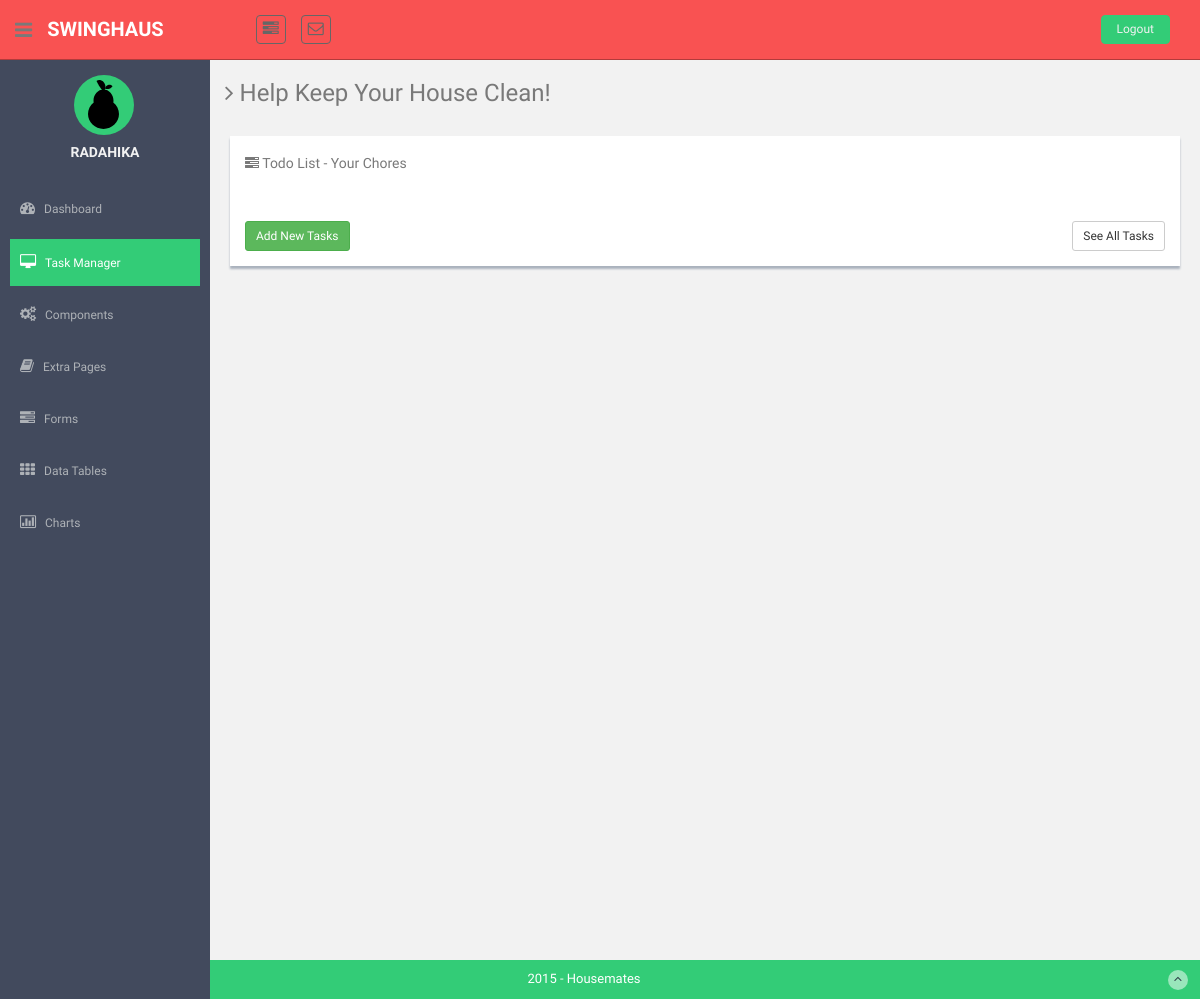
The app's page /chores (signed in), older data.
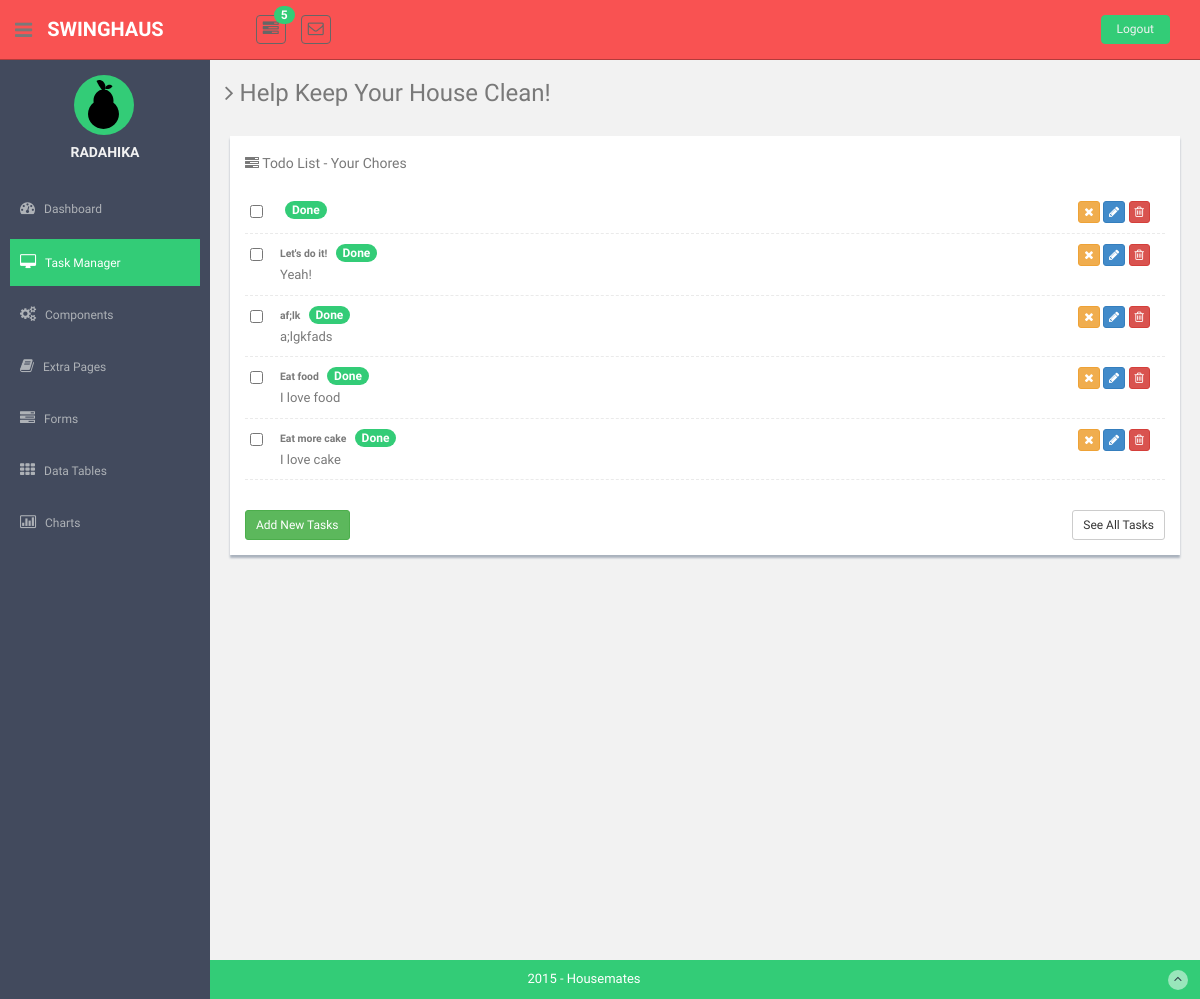
The same page, newer data.
### app/models.py (models this page shows, shortened)
class House(db.Model):
    __tablename__ = 'house'
    id = db.Column(db.Integer, primary_key=True)
    housename = db.Column(db.String(64), index=True, unique=True)
    password_hash = db.Column(db.String(128))
    users = db.relationship('User', backref='home', lazy='dynamic')
    chores = db.relationship('Chore', backref='home', lazy='dynamic')
    events = db.relationship('Event', backref='home', lazy='dynamic')
    messages = db.relationship('Message', backref='home', lazy='dynamic')

class User(db.Model):
    __tablename__ = 'user'
    id = db.Column(db.Integer, primary_key=True)
    username  = db.Column(db.String(64), index=True, unique=True)
    password_hash = db.Column(db.String(128))
    token = db.Column(db.String(128))
    email = db.Column(db.String(120), index=True, unique=True)
    phone_number = db.Column(db.String(10))
    house_id = db.Column(db.Integer, db.ForeignKey('house.id'))
    chores = db.relationship('Chore', backref='author', lazy='dynamic')
    messages = db.relationship('Message', backref='Message.sender_id', primaryjoin='User.id==Message.receiver_id', lazy='dynamic')
    def get_housename(self):
        return str(self.home.housename)
    def chore_count(self):
        return len(self.chores.all())
    def sorted_chores(self):
        return self.chores.order_by(Chore.timestamp.desc())
    def unread_messages(self):
        unread = 0
        for m in self.messages:
            if not m.read:
                unread += 1
        return unread

class Chore(db.Model):
    __tablename__ = 'chore'
    id = db.Column(db.Integer, primary_key = True)
    title = db.Column(db.String(64))
    description = db.Column(db.String(140))
    status = db.Column(db.Boolean, default=False) #Initalize all chores as incompleted
    timestamp = db.Column(db.DateTime)
    house_id = db.Column(db.Integer, db.ForeignKey('house.id'))
    user_id = db.Column(db.Integer, db.ForeignKey('user.id'))
    def get_status(self):
        if self.status:
            return 'Done'
        return 'In Progress'

### app/views.py (the view)
@app.route('/chores', methods=['GET', 'POST'])
@app.route('/chores/<int:page>', methods=['GET', 'POST'])
@login_required
def chores(page=1):
    user = g.user
    messages = user.messages.paginate(page, MESSAGES_PER_PAGE, False)
    chores = user.sorted_chores().paginate(page, CHORES_PER_PAGE, False)
    return render_template('todo_list.html',
                            title='Chores',
                            user=user,
                            messages=messages,
                            chores=chores)

### app/views.py (called while the page is built)
@lm.user_loader
def load_user(id):
    return User.query.get(int(id))

@app.before_request
def before_request():
    g.user = current_user

### app/templates/todo_list.html (shortened to what this page needs)
        {% extends "base.html" %}
        {% block content %}
        <h3><i class="fa fa-angle-right"></i> Help Keep Your House Clean!</h3>
              <div class="row mt">
                  <div class="col-md-12">
                      <section class="task-panel tasks-widget">
	                	<div class="panel-heading">
	                        <div class="pull-left"><h5><i class="fa fa-tasks"></i> Todo List - Your Chores</h5></div>
	                        <br>
	                 	</div>
                          <div class="panel-body">
                              <div class="task-content">
                                  <ul class="task-list">
                                    {% for chore in chores.items %}
                                    <li data-choreid="{{ chore.id }}">
                                          <div class="task-checkbox">
                                              <input type="checkbox" class="list-child" value=""  />
                                          </div>
                                          <div class="task-title">
                                            <span class="task-title-sp"><b>{{ chore.title }}</b></span>
                                            {% if chore.get_status() == "Done" %}
                                                <span class="badge bg-theme" id="{{ chore.id }}" >{{ chore.get_status() }}</span>
                                                <div class="pull-right hidden-phone">
                                                  <button class="btn btn-warning btn-xs check" data-choreid="{{ chore.id }}" id="check{{ chore.id }}"><i id="fa{{ chore.id }}" class="fa fa-times"></i></button>
                                            {% else %}
                                                <span class="badge bg-important" id="{{ chore.id }}" >{{ chore.get_status() }}</span>
                                                <div class="pull-right hidden-phone">
                                                  <button class="btn btn-success btn-xs check" data-choreid="{{ chore.id }}" id="check{{ chore.id }}"><i id="fa{{ chore.id }}" class="fa fa-check"></i></button>
                                            {% endif %}
                                                  <button class="btn btn-primary btn-xs edit" data-choreid="{{ chore.id }}"><i class="fa fa-pencil"></i></button>
                                                  <button class="btn btn-danger btn-xs delete" data-choreid="{{ chore.id }}"><i class="fa fa-trash-o "></i></button>
                                              </div>
                                          </div>
                                          <div class="task-description">
                                            <span class="task-desciption-sp">{{ chore.description }}</span>
                                          </div>
                                      </li>
                                      {% endfor %}
                                    </ul>
                              </div>
                              <div class=" add-task-row">
                                  <a data-bind="click: beginAdd" class="btn btn-success btn-sm pull-left" href="#" data-toggle="modal" data-target="#basicModal">Add New Tasks</a>
                                  <a class="btn btn-default btn-sm pull-right" href="todo_list.html#">See All Tasks</a>
                              </div>
                          </div>
                      </section>
                  </div>
                </div>
{% endblock %}

### app/templates/base.html (shortened to what this page needs)
<!DOCTYPE html>
<html lang="en">
  <head>
    <link href="{{ url_for('static', filename='assets/css/bootstrap.css') }}" rel="stylesheet">
    <link href="{{ url_for('static', filename='assets/font-awesome/css/font-awesome.css') }}" rel="stylesheet" />
    <link href="{{ url_for('static', filename='assets/css/style.css') }}" rel="stylesheet">
    <link href="{{ url_for('static', filename='assets/css/style-responsive.css') }}" rel="stylesheet">
    <link href="{{ url_for('static', filename='css/home_style.css') }}" rel="stylesheet">
    <link rel="stylesheet" href="{{ url_for('static', filename='assets/css/to-do.css') }}">
  </head>
  <body>
  <section id="container" >
      <header class="header black-bg">
              <div class="sidebar-toggle-box">
                  <div class="fa fa-bars tooltips" data-placement="right" data-original-title="Toggle Navigation"></div>
              </div>
            <a href="{{ url_for('index') }}" class="logo"><b>{{ user.get_housename() }}</b></a>
            <div class="nav notify-row" id="top_menu">
                <ul class="nav top-menu">
                    <li class="dropdown">
                        <a data-toggle="dropdown" class="dropdown-toggle" href="#">
                            <i class="fa fa-tasks"></i>
                            {% if user.chore_count() > 0 %}
                            <span class="badge bg-theme" id="inbox_count">
                              {{ user.chore_count() }}
                            </span>
                            {% endif %}
                        </a>
                    </li>
                    <li id="header_inbox_bar" class="dropdown">
                        <a data-toggle="dropdown" class="dropdown-toggle" href="#">
                            <i class="fa fa-envelope-o" id="badge"></i>
                        </a>
                    </li>
                </ul>
            </div>
            <div class="top-menu">
            	<ul class="nav pull-right top-menu">
                <li><a class="logout" href="{{ url_for('logout') }}">Logout</a></li>
            	</ul>
            </div>
        </header>
      <aside>
          <div id="sidebar"  class="nav-collapse ">
              <ul class="sidebar-menu" id="nav-accordion">
                <p class="centered"><a class='user'href="{{ url_for('user', username=g.user.username) }}"><img src="{{ url_for('static', filename='images/pear.svg') }}" alt="profile"></a></p>
              	  <h5 class="centered">{{ user.username.upper() }}</h5>
                  <li class="mt">
                  <a href="{{ url_for('index') }}">
                          <i class="fa fa-dashboard"></i>
                          <span>Dashboard</span>
                      </a>
                  </li>
                  <li class="sub-menu">
                      <a class="active" href="javascript:;" >
                          <i class="fa fa-desktop"></i>
                          <span>Task Manager</span>
                      </a>
                  </li>
                  <li class="sub-menu">
                      <a href="javascript:;" >
                          <i class="fa fa-cogs"></i>
                          <span>Components</span>
                      </a>
                  </li>
                  <li class="sub-menu">
                      <a href="javascript:;" >
                          <i class="fa fa-book"></i>
                          <span>Extra Pages</span>
                      </a>
                  </li>
                  <li class="sub-menu">
                      <a href="javascript:;" >
                          <i class="fa fa-tasks"></i>
                          <span>Forms</span>
                      </a>
                  </li>
                  <li class="sub-menu">
                      <a href="javascript:;" >
                          <i class="fa fa-th"></i>
                          <span>Data Tables</span>
                      </a>
                  </li>
                  <li class="sub-menu">
                      <a href="javascript:;" >
                          <i class=" fa fa-bar-chart-o"></i>
                          <span>Charts</span>
                      </a>
                  </li>
              </ul>
          </div>
      </aside>
      <section id="main-content">
          <section class="wrapper site-min-height">
            {% block content %}
            {% endblock %}
      </section><! --/wrapper -->
      </section>
      <footer class="site-footer">
          <div class="text-center">
              2015 - Housemates
              <a href="#" class="go-top">
                  <i class="fa fa-angle-up"></i>
              </a>
          </div>
      </footer>
  </section>
  </body>
</html>

### app/static/assets/css/style.css (style rules this page uses)
body { color: #797979; background: #f2f2f2; font-family: 'Ruda', sans-serif; padding: 0px !important; margin: 0px !important; font-size:13px; }
ul li { list-style: none; }
a, a:hover, a:focus { text-decoration: none; outline: none; }
#container { width: 100%; height: 100%; }
.bg-theme { background-color: #33cc77; }
.centered { text-align: center; }
.mt { margin-top: 25px; }
ul.top-menu > li > .logout { color: #f2f2f2; font-size: 12px; border-radius: 4px; -webkit-border-radius: 4px; border: 1px solid #33cc77 !important; padding: 5px 15px; margin-right: 15px; background: #33cc77; margin-top: 15px; }
#sidebar { width: 210px; height: 100%; position: fixed; background: #424a5d; }
#sidebar h5 { color: #f2f2f2; font-weight: 700; }
#sidebar ul li { position: relative; }
ul.sidebar-menu , ul.sidebar-menu li ul.sub { margin: -2px 0 0; padding: 0; }
ul.sidebar-menu { margin-top: 75px; }
ul.sidebar-menu li { margin-bottom: 5px; margin-left:10px; margin-right:10px; }
ul.sidebar-menu li.sub-menu { line-height: 15px; }
ul.sidebar-menu li a span { display: inline-block; }
ul.sidebar-menu li a { color: #aeb2b7; text-decoration: none; display: block; padding: 15px 0 15px 10px; font-size: 12px; outline: none; -webkit-transition: all 0.3s ease; -moz-transition: all 0.3s ease; -o-transition: all 0.3s ease; -ms-transition: all 0.3s ease; transition: all 0.3s ease; }
ul.sidebar-menu li a.active, ul.sidebar-menu li a:hover, ul.sidebar-menu li a:focus { background: #33cc77; color: #fff; display: block; -webkit-transition: all 0.3s ease; -moz-transition: all 0.3s ease; -o-transition: all 0.3s ease; -ms-transition: all 0.3s ease; transition: all 0.3s ease; }
ul.sidebar-menu li a i { font-size: 15px; padding-right: 6px; }
ul.sidebar-menu li a.active i { color: #fff; }
#main-content { margin-left: 210px; }
.header, .footer { min-height: 60px; padding: 0 15px; }
.header { position: fixed; left: 0; right: 0; z-index: 1002; }
.black-bg { background: #f95252; border-bottom: 1px solid #B23B3B; }
.wrapper { display: inline-block; margin-top: 60px; padding-left: 15px; padding-right: 15px; padding-bottom: 15px; padding-top: 0px; width: 100%; }
a.logo { font-size: 20px; color: #ffffff; float: left; margin-top: 15px; text-transform: uppercase; font-spacing: 1px; }
a.logo b { font-weight: 900; }
#top_menu .nav > li, ul.top-menu > li { float: left; }
.notify-row { float: left; margin-top: 15px; margin-left: 92px; }
ul.top-menu > li > a { color: #666666; font-size: 16px; border-radius: 4px; -webkit-border-radius: 4px; border:1px solid #666666 !important; padding: 2px 6px; margin-right: 15px; }
.notify-row .badge { position: absolute; right: -10px; top: -10px; z-index: 100; }
.sidebar-toggle-box { float: left; padding-right: 15px; margin-top: 20px; }
.sidebar-toggle-box .fa-bars { cursor: pointer; display: inline-block; font-size: 20px; }
.site-footer { background: #33cc77; color: #fff; padding: 10px 0; }
.go-top { margin-right: 1%; float: right; background: rgba(255,255,255,.5); width: 20px; height: 20px; border-radius: 50%; -webkit-border-radius: 50%; }
.go-top i { color: #2A3542; }
.site-min-height { min-height: 900px; }

### app/static/css/home_style.css (style rules this page uses)
a.user { width: 60px; height: 60px; background-color: #33cc77; background-size: cover; display: block; border-radius: 60px; -webkit-border-radius: 60px; -moz-border-radius: 60px; -webkit-transition: background-color 2s, opacity 2s; margin-left: 35%; padding-top: 5px; }
.tasks-widget .task-list li .task-title .task-title-sp { font-size: .8em; }

### app/static/assets/css/to-do.css (style rules this page uses)
.task-content { margin-bottom: 30px; }
.task-panel { background: #fff; text-align: left; box-shadow: 0px 3px 2px #aab2bd; margin: 5px; }
.tasks-widget .task-content:after { clear: both; }
.tasks-widget .task-list { padding:0; margin:0; }
.tasks-widget .task-list > li { position:relative; padding:10px 5px; border-bottom:1px dashed #eaeaea; }
.tasks-widget .task-list li > .task-checkbox { float:left; width:30px; }
.tasks-widget .task-list li > .task-title { overflow:hidden; margin-right:10px; }
.tasks-widget .task-list li .task-title .task-title-sp { margin-right:5px; }

Row changes from the older to the newer data that the page shows:
added Chore: get_status "Done"
added Chore: title "Let's do it!", get_status "Done", description "Yeah!"
added Chore: title "af;lk", get_status "Done", description "a;lgkfads"
added Chore: title "Eat food", get_status "Done", description "I love food"
added Chore: title "Eat more cake", get_status "Done", description "I love cake"
Text that changed along with them:
{{ user.chore_count() }}: (not shown) → "5"
